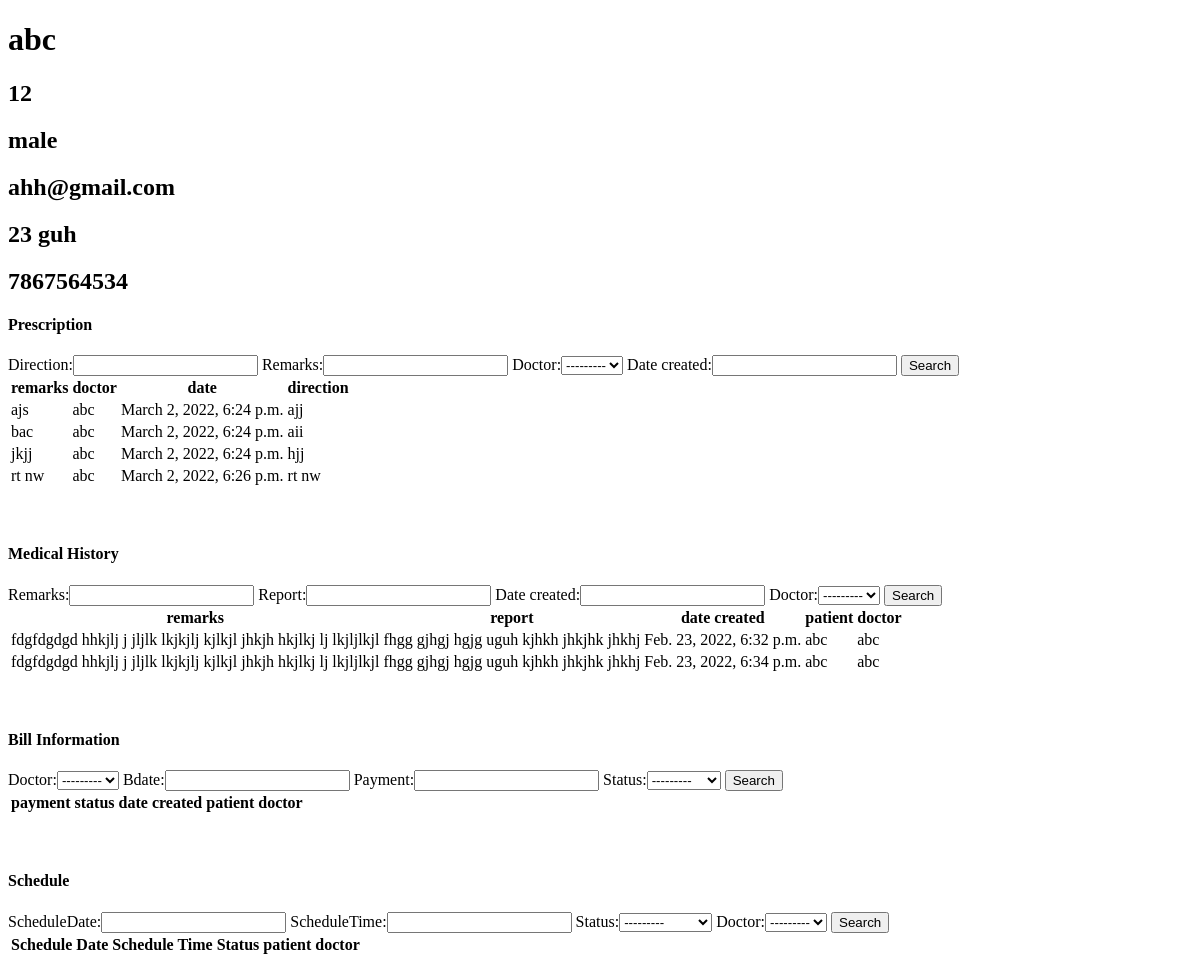
Before: /doctors/pat/1/ with the older database file.
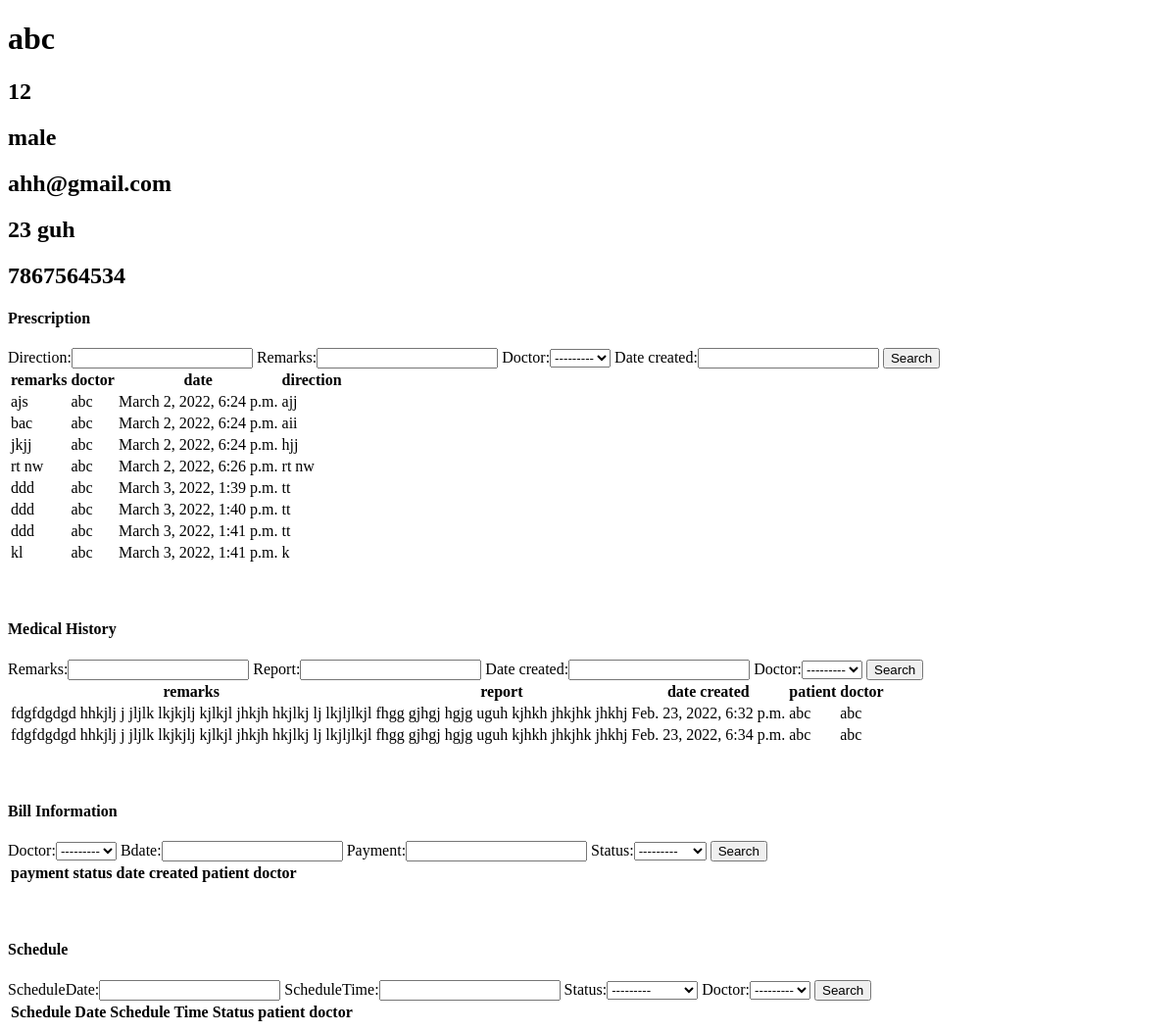
After: the same page with the newer database file.
### patients/models.py (models this page shows, shortened)
class Patient(models.Model):
    pname=models.CharField(max_length=200, null=True)
    age=models.CharField(max_length=4, null=True)
    gender= models.CharField(max_length=6, null=True)
    email=models.CharField(max_length=200, null=True)
    address= models.CharField(max_length=500, null=True)
    phone= models.CharField(max_length=13, null=True)
    date_created= models.DateTimeField(auto_now_add=True, null=True)

### clinic/models.py (models this page shows, shortened)
class Prescription(models.Model):
    direction = models.CharField(max_length=150)
    remarks = models.CharField(max_length=100)
    patient =  models.ForeignKey(Patient, null=True, on_delete= models.CASCADE)
    doctor = models.ForeignKey(Doctors, null=True, on_delete=models.CASCADE)
    date_created = models.DateTimeField(auto_now_add=True, null=True)

class MedicalHistory(models.Model):
    remarks = models.CharField(max_length=200, null=True)
    report = models.CharField(max_length=200, null=True)
    date_created = models.DateTimeField(auto_now_add=True, null=True)
    patient = models.ForeignKey(Patient, null=True, on_delete= models.CASCADE)
    doctor = models.ForeignKey(Doctors, null=True, on_delete=models.CASCADE)

### doctors/models.py (models this page shows)
class Doctors(models.Model):
    ROLE = (
			('Doctor', 'Doctor'),
			('Staff', 'Staff'),
			)
    dname = models.CharField(max_length=200, null=True)
    phone = models.CharField(max_length=200, null=True)
    email = models.CharField(max_length=200, null=True)
    date_created = models.DateTimeField(auto_now_add=True, null=True)
    role = models.CharField(max_length=200, null=True,choices=ROLE)
    specialisation = models.CharField(max_length=200, null=True)
    address= models.CharField(max_length=200, null=True)
    def __str__(self):
	    return self.dname

### doctors/views.py (the view)
# urls.py: path('pat/<str:pk_t>/', views.patientinfo,name="pat"),
def patientinfo(request,pk_t):
    p = Patient.objects.get(id=pk_t)
    mh = p.prescription_set.all()
    medihis = p.medicalhistory_set.all()
    bi = p.billinfo_set.all()
    sch = p.schedule_set.all()
    bfilter = BillFilter(request.GET,queryset=bi)
    bi = bfilter.qs
    medfilter = MedhisFilter(request.GET,queryset=medihis)
    medihis = medfilter.qs
    schfilter=SchFilter(request.GET,queryset=sch)
    sch = schfilter.qs
    prescfilter=PrescriptionFilter(request.GET,queryset=mh)
    mh=prescfilter.qs
    context= {'p':p,'mh':mh,'medihis':medihis,'bi':bi,'sch':sch,'bfilter':bfilter,'medfilter':medfilter,'schfilter':schfilter,'prescfilter':prescfilter}
    return render(request, 'doctors/patient_info.html',context)

### doctors/templates/doctors/patient_info.html (shortened to what this page needs)
<!DOCTYPE html>
<html lang="en">
<head>
</head>
<body>
    <h1>{{p.pname}}</h1>
    <h2>{{p.age}}</h2>
    <h2>{{p.gender}}</h2>
    <h2>{{p.email}}</h2>
    <h2>{{p.address}}</h2>
    <h2>{{p.phone}}</h2>
    <h4> Prescription</h4>
    <form action="" method="get">
        {{prescfilter.form}}
        <button type="Submit">Search</button>
    <table>
        <tr>
            <th>remarks</th>
            <th>doctor</th>
            <th>date</th>
            <th>direction</th>
        </tr>
         {% for mh in mh %}
        <tr>
            <td>{{mh.remarks}}</td>
            <td>{{mh.doctor.dname}}</td>
            <td>{{mh.date_created}}</td>
            <td>{{mh.direction}}</td>
        </tr>
        {% endfor %}
    </table>
    <br><br>
    <h4>Medical History</h4>
    <form action="" method="get">
        {{medfilter.form}}
        <button type="Submit">Search</button>
    </form>
    <table>
        <tr>
            <th>remarks</th>
            <th>report</th>
            <th>date created</th>
            <th>patient</th>
            <th>doctor</th>
        </tr>
        {% for mh in medihis %}
        <tr>
            <td>{{mh.remarks}}</td>
            <td>{{mh.report}}</td>
            <td>{{mh.date_created}}</td>
            <td>{{mh.patient.pname}}</td>
            <td>{{mh.doctor.dname}}</td>
        </tr>
        {% endfor %}
    </table>
    <br><br>
    <h4>Bill Information</h4>
    <form action="" method="get">
        {{bfilter.form}}
        <button type="Submit">Search</button>
    </form>
    <table>
        <tr>
            <th>payment</th>
            <th>status</th>
            <th>date created</th>
            <th>patient</th>
            <th>doctor</th>
        </tr>
    </table>
    <br><br>
    <h4>Schedule</h4>
<form action="" method="get">
    {{schfilter.form}}
    <button type="Submit">Search</button>
</form>
    <table>
        <tr>
            <th>Schedule Date</th>
            <th>Schedule Time</th>
            <th>Status</th>
            <th>patient</th>
            <th>doctor</th>
        </tr>
    </table>
</body>
</html>

Changed rows visible on the page:
added Prescription: remarks "ddd", doctor.dname "abc", date_created "March 3, 2022, 1:39 p.m.", direction "tt"
added Prescription: remarks "ddd", doctor.dname "abc", date_created "March 3, 2022, 1:40 p.m.", direction "tt"
added Prescription: remarks "ddd", doctor.dname "abc", date_created "March 3, 2022, 1:41 p.m.", direction "tt"
added Prescription: remarks "kl", doctor.dname "abc", date_created "March 3, 2022, 1:41 p.m.", direction "k"
